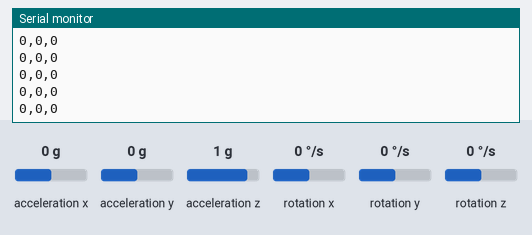
Bench run of a sketch on a simulated Arduino Uno, built with avr-gcc and run on an emulated ATmega328P. Parts: the last lines printed to the serial monitor. The inputs (shaded band) are chosen by the test bench; at power-on: acceleration x 0 g, acceleration y 0 g, acceleration z 1 g, rotation z 0 °/s, rotation x 0 °/s, rotation y 0 °/s.

Above: at 1.2 s.
1.3 s: acceleration x set to -1.4 g
At 2.4 s:
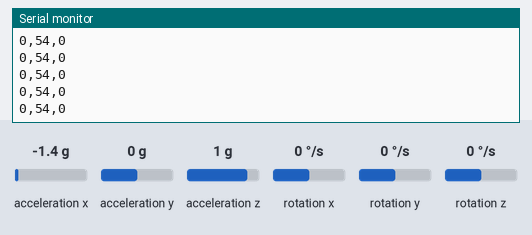
4.3 s: acceleration y set to 0.8 g
At 5.3 s:
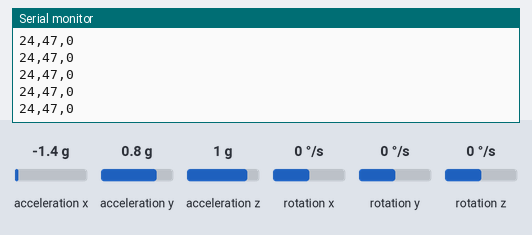
7.3 s: acceleration z set to -1.4 g
At 8.4 s:
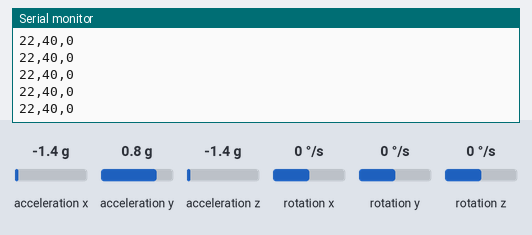
8.8 s: rotation z set to -192 °/s
At 9.6 s:
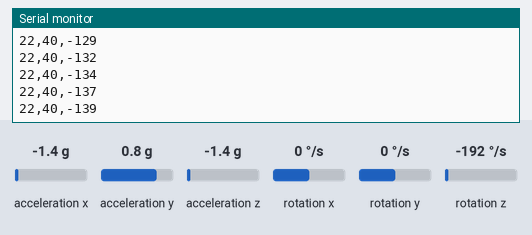
Timing chart, 0 to 11.3 s (numbered marks = the images above; inputs shaded):
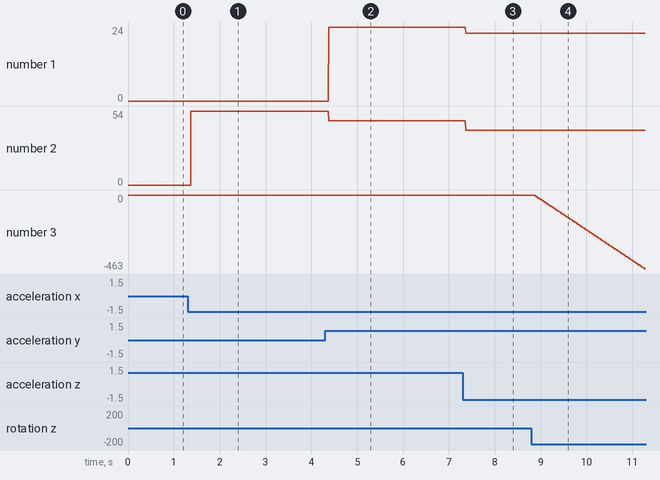

Measured:
- after the input at 1.3 s, the serial monitor: prints a new line after 0.07 s (image 1)
- after the input at 4.3 s, the serial monitor: prints a new line after 0.07 s (image 2)
- after the input at 7.3 s, the serial monitor: prints a new line after 0.07 s (image 3)
- after the input at 8.8 s, the serial monitor: prints a new line after 0.07 s (image 4)
- plotted number 1: 0 → 24 after the input at 4.3 s, 24 → 22 after the input at 7.3 s
- plotted number 2: 0 → 54 after the input at 1.3 s, 54 → 47 after the input at 4.3 s, 47 → 40 after the input at 7.3 s
- plotted number 3: 0 → -463 after the input at 8.8 s

The sketch:

minecraft_pickaxe.ino
```cpp
#include <Wire.h>
#include <MPU6050_tockn.h>

MPU6050 mpu6050(Wire);

void setup()
{
  Serial.begin(9600);
  mpu6050.begin();
}

void loop()
{
  mpu6050.update();

  int x = mpu6050.getAngleX();
  int y = mpu6050.getAngleY();
  int z = mpu6050.getAngleZ();


  Serial.print( x );
  Serial.print( "," );
  Serial.print( y );
  Serial.print( "," );
  Serial.println( z );

//  delay( 300 );
}
```
